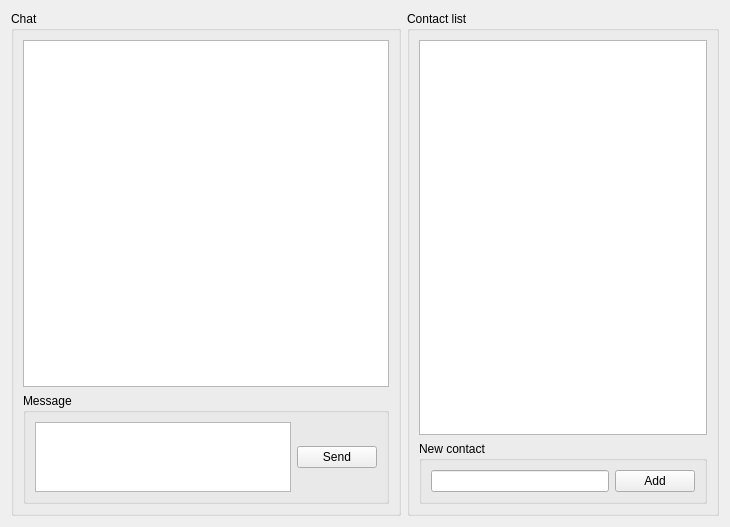
<?xml version="1.0" encoding="UTF-8"?>
<ui version="4.0">
 <class>mainWindow</class>
 <widget class="QWidget" name="mainWindow">
  <property name="geometry">
   <rect>
    <x>0</x>
    <y>0</y>
    <width>730</width>
    <height>527</height>
   </rect>
  </property>
  <property name="windowTitle">
   <string>Echo</string>
  </property>
  <layout class="QHBoxLayout" name="horizontalLayout_3">
   <item>
    <widget class="QGroupBox" name="chatGroup">
     <property name="title">
      <string>Chat</string>
     </property>
     <layout class="QVBoxLayout" name="verticalLayout_2">
      <item>
       <widget class="QListWidget" name="chatArea"/>
      </item>
      <item>
       <widget class="QGroupBox" name="messageGroup">
        <property name="title">
         <string>Message</string>
        </property>
        <layout class="QHBoxLayout" name="horizontalLayout">
         <item alignment="Qt::AlignBottom">
          <widget class="QTextEdit" name="messageInput"/>
         </item>
         <item>
          <widget class="QPushButton" name="sendButton">
           <property name="text">
            <string>Send</string>
           </property>
          </widget>
         </item>
        </layout>
       </widget>
      </item>
     </layout>
    </widget>
   </item>
   <item>
    <widget class="QGroupBox" name="contactsGroup">
     <property name="maximumSize">
      <size>
       <width>345</width>
       <height>16777215</height>
      </size>
     </property>
     <property name="title">
      <string>Contact list</string>
     </property>
     <layout class="QVBoxLayout" name="verticalLayout_3">
      <item>
       <widget class="QListWidget" name="contactList"/>
      </item>
      <item>
       <widget class="QGroupBox" name="newContactGroup">
        <property name="title">
         <string>New contact</string>
        </property>
        <layout class="QHBoxLayout" name="horizontalLayout_4">
         <item>
          <widget class="QLineEdit" name="newContactInput"/>
         </item>
         <item>
          <widget class="QPushButton" name="newContactButton">
           <property name="text">
            <string>Add</string>
           </property>
          </widget>
         </item>
        </layout>
       </widget>
      </item>
     </layout>
    </widget>
   </item>
  </layout>
 </widget>
 <resources/>
 <connections/>
</ui>
